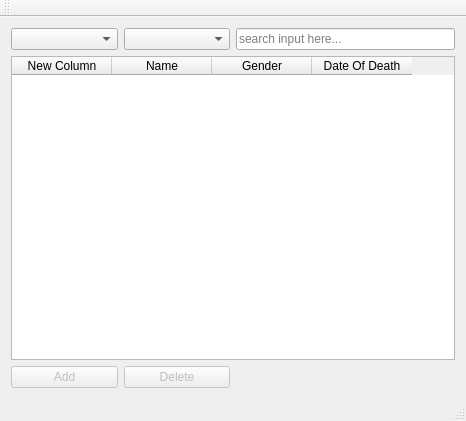
<?xml version="1.0" encoding="UTF-8"?>
<ui version="4.0">
 <class>MainWindow</class>
 <widget class="QMainWindow" name="MainWindow">
  <property name="geometry">
   <rect>
    <x>0</x>
    <y>0</y>
    <width>466</width>
    <height>421</height>
   </rect>
  </property>
  <property name="windowTitle">
   <string>GCSFD Version 3 - Now featuring GUI &amp; SQLite!</string>
  </property>
  <widget class="QWidget" name="centralWidget">
   <layout class="QGridLayout" name="gridLayout">
    <item row="0" column="0">
     <widget class="QComboBox" name="type_dropdown"/>
    </item>
    <item row="0" column="2" colspan="2">
     <widget class="QLineEdit" name="search_field">
      <property name="enabled">
       <bool>true</bool>
      </property>
      <property name="placeholderText">
       <string>search input here...</string>
      </property>
     </widget>
    </item>
    <item row="0" column="1">
     <widget class="QComboBox" name="search_by_dropdown">
      <property name="enabled">
       <bool>true</bool>
      </property>
     </widget>
    </item>
    <item row="2" column="1">
     <widget class="QPushButton" name="button_delete">
      <property name="enabled">
       <bool>false</bool>
      </property>
      <property name="text">
       <string>Delete</string>
      </property>
     </widget>
    </item>
    <item row="2" column="0">
     <widget class="QPushButton" name="button_add">
      <property name="enabled">
       <bool>false</bool>
      </property>
      <property name="text">
       <string>Add</string>
      </property>
     </widget>
    </item>
    <item row="1" column="0" colspan="4">
     <widget class="QTableWidget" name="DisplayTable">
      <property name="editTriggers">
       <set>QAbstractItemView::NoEditTriggers</set>
      </property>
      <property name="selectionBehavior">
       <enum>QAbstractItemView::SelectRows</enum>
      </property>
      <property name="showGrid">
       <bool>false</bool>
      </property>
      <column>
       <property name="text">
        <string>New Column</string>
       </property>
      </column>
      <column>
       <property name="text">
        <string>Name</string>
       </property>
      </column>
      <column>
       <property name="text">
        <string>Gender</string>
       </property>
      </column>
      <column>
       <property name="text">
        <string>Date Of Death</string>
       </property>
      </column>
     </widget>
    </item>
   </layout>
  </widget>
  <widget class="QMenuBar" name="menuBar">
   <property name="geometry">
    <rect>
     <x>0</x>
     <y>0</y>
     <width>466</width>
     <height>21</height>
    </rect>
   </property>
  </widget>
  <widget class="QToolBar" name="mainToolBar">
   <attribute name="toolBarArea">
    <enum>TopToolBarArea</enum>
   </attribute>
   <attribute name="toolBarBreak">
    <bool>false</bool>
   </attribute>
  </widget>
  <widget class="QStatusBar" name="statusBar"/>
 </widget>
 <layoutdefault spacing="6" margin="11"/>
 <resources/>
 <connections/>
</ui>
